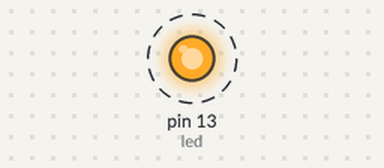
Recording of a sketch running on a simulated Arduino Uno, built with avr-gcc and run on an emulated ATmega328P. Parts: output pins drawn as LEDs (lit = HIGH). Dashed ring = blinking.

Above: at 0.5 s.
Timing chart, 0 to 4.6 s (numbered marks = the images above):
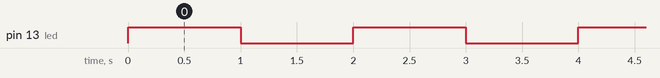

The sketch:

_______0507___3_4.ino
```cpp
//--------------
const int led = 13;
int deelay = 1000;
bool con = 1;
//--------------

void setup()
{
    Serial.begin(9600);
    pinMode(led, OUTPUT);
}

void loop()
{
    while (con)
    {
        for (int i = 1; i <= 10; i++)
        {
            digitalWrite(led, 1);
            delay(deelay);
            digitalWrite(led, 0);
            delay(deelay);
        }
        con = 0;
    }
}
```

Measured:
- by itself, pin 13 (led): alternates HIGH for 1.0 s and LOW for 1.0 s, 20 changes in all, then stays LOW
